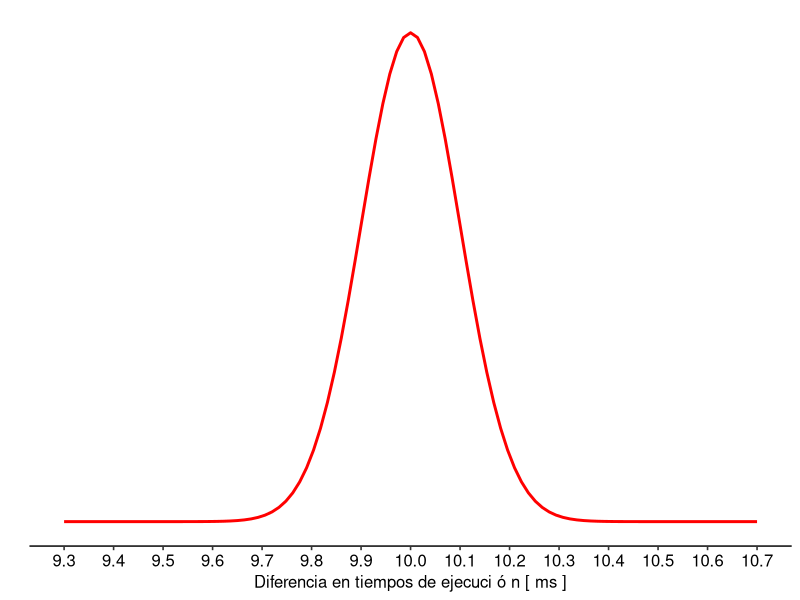

Write the R code that produced this figure. (Note: this script raises an error after producing the figure.)

#2.Si el verdadero volumen medio de los bidones fuera de 10,1 litros, ¿cuál sería 
#la probabilidad de que el ingeniero, que obviamente no conoce este dato, cometa 
#un error de tipo II? Para responder, agregue al gráfico anterior la verdadera 
#distribución muestral de las medias y marquen (con otro color) la zona 
#correspondiente a la probabilidad solicitada, para luego, basándose en este 
#gráfico, calcular el área correspondiente. También hay ejemplos de este 
#procedimiento en la lectura sobre poder estadístico.

#3.Como no se conoce el verdadero volumen medio, genere un gráfico del poder 
#estadístico con las condiciones anteriores, pero suponiendo que el verdadero 
#volumen medio podría variar de 9,6 a 10,4 litros. Hay un ejemplo de este tipo 
#de gráfico en la lectura sobre poder estadístico.

#4.Considerando un volumen medio de 10 litros, ¿cuántos bidones deberían 
#revisarse para conseguir un poder estadístico de 0,7 y un nivel de significación de 0,05?

#5.¿Y si el ingeniero fuese muy exigente y quisiera reducir la probabilidad de 
#cometer un error de tipo I a un 1% solamente?
   

# ENUNCIADO

# Se sabe que una máquina que envasa detergentes industriales llena bidones con un
# volumen de producto que sigue una distribución normal con desviación estándar de
# 1 litro. Usando una muestra aleatoria de 100 envases, el ingeniero a cargo de la
# planta requiere determinar si la máquina está llenando los bidones con una media
# de 10 litros.


#1.Si el ingeniero piensa rechazar la hipótesis nula cuando la muestra presente 
#una media menor a 9,8 litros o mayor a 10,2 litros, ¿cuál es la probabilidad de 
#que cometa un error de tipo I? Para responder, generen un gráfico de la 
#distribución muestral de las medias hipotetizada en donde se marquen las zonas 
#correspondientes a la probabilidad solicitada, para luego, basándose en este 
#gráfico, calcular el área correspondiente. Tome como ejemplo los scripts 
#presentados en la lectura sobre poder estadístico.


#Datos 

#H0: La máquina llena en promedio 10 litros en cada envase.
#Ha: La máquina llena en promedio una cantidad distinta de 10 litros por envase.

#Ho: mu = mu0, es decir, mu = 10 [L].
#Ha: mu != mu0, es decir, mu != 10 [L].

#La probabilidad de cometer un error de tipo I se relaciona al valor de alfa, teniendo
#en este caso un valor de 0.01, debido a que se ve la diferencia entre los valores entregados
#y la media, dando 0.02. Pero como se trata de una prueba bilateral, este valor debe dividirse por 2,
#dando como resultado 0.01.

library(ggpubr)
library(pwr)
n <- 100
sigma <- 1
null_mean <- 10


SE <- sigma/sqrt(n)
print(SE)

x<- seq(93*SE, 107*SE, 0.1)
y<- dnorm(x, mean=null_mean, sd = SE)
df <- data.frame(x,y)
g <- ggplot(data = df, aes(x))
g <- g + stat_function(
  fun = dnorm,
  args = list(mean= null_mean, sd = SE),
  colour = "red", size = 1
)
#bug

g <- g + ylab("")
g <- g + scale_y_continuous(breaks = NULL)
g <- g + scale_x_continuous(name ="Diferencia en tiempos de ejecuci ó n [ ms ]",
                                  breaks = seq(-6, 12, 0.1) )
#bug
g <- g + theme_pubr()
print(g)

media_nula <- 9.8
Z_critico <- qnorm(alfa /2 , mean = media_nula , sd = SE , lower.tail = FALSE )
q_critico_inferior <- media_nula - Z_critico
q_critico_superior <- media_nula + Z_critico

g <- g + geom_area(data = subset(df, x < q_critico_inferior),
                       aes(y = y) ,
                       colour = "red" ,
                       fill = "red" ,
                       alpha = 0.5)

print(g)
# 
# efecto <- seq(-2.5, 2.5, 0.01)
# alpha <- 0.01
# 
# n_100_alfa_01 <- power.t.test(n = n,
#                             delta = efecto,
#                             sd = dev,
#                             sig.level = alpha,
#                             type = "one.sample",
#                             alternative = "two.sided")$power
# 
# datos <- data.frame(efecto, n_100_alfa_01)
# 
# datos <- datos %>% pivot_longer(!"efecto",
#                                 names_to = "fuente",
#                                 values_to = "poder")
# 
# nivel <- c("n_100_alfa_01")
# 
# datos[["fuente"]] <- factor(datos[["fuente"]], levels = nivel)
# 
# #Graficar
# g <- ggplot(datos, )
# 
